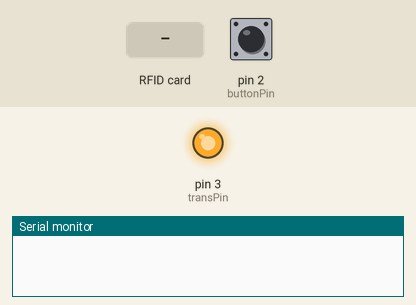
Bench run of a sketch on a simulated Arduino Uno, built with avr-gcc and run on an emulated ATmega328P. Parts: output pins drawn as LEDs (lit = HIGH), the last lines printed to the serial monitor. Inputs (shaded band) come from the test bench; at power-on: pin 2 (buttonPin) HIGH.

Above: at 1.2 s.
1.3 s: pin 2 (buttonPin) pulled LOW for 0.15 s
At 2.5 s:
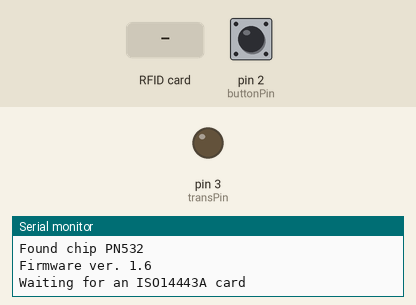
2.9 s: RFID card 5E 7A 19 C4 held to the reader
At 4.1 s:
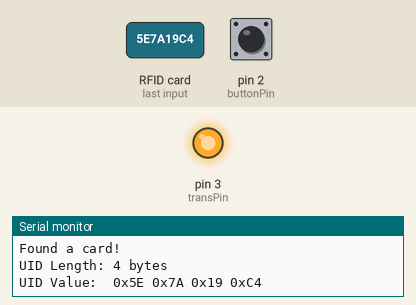
4.4 s: pin 2 (buttonPin) pulled LOW for 1 s
At 5.0 s:
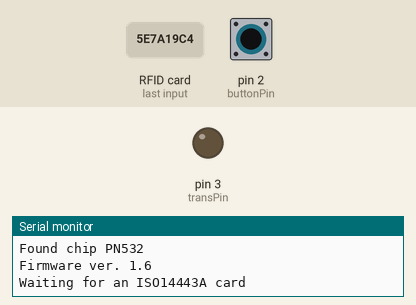
Timing chart, 0 to 7.4 s (numbered marks = the images above; inputs shaded):
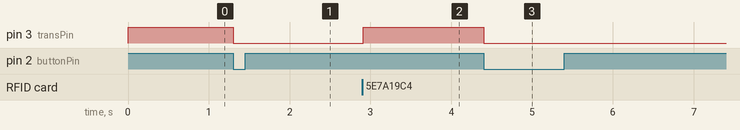

The sketch:

cardReadPullup.ino
```cpp
  #include <Wire.h>
  #include <PN532_I2C.h>
  #include <PN532.h>
  #include <NfcAdapter.h>

  PN532_I2C pn532i2c(Wire);
  PN532 nfc(pn532i2c);

const int buttonPin = 2;
const int transPin = 3;
int buttonState = 0;
bool buttonState1 = 0;
bool tranState = false;

void setup() {
  Serial.begin(115200);
  pinMode(transPin, OUTPUT);
  pinMode(buttonPin, INPUT_PULLUP);
  digitalWrite(transPin, HIGH);
}

void loop() {
  buttonState = digitalRead(buttonPin);
  //Serial.println(buttonState);
  if ((buttonState == LOW) and (buttonState1 == HIGH)) {
    tranState =!(tranState);
    Serial.println("transistor:" + String(tranState));
    digitalWrite(transPin, !tranState);

    if (tranState){
      Serial.println("Hello");

      nfc.begin();
  uint32_t versiondata = nfc.getFirmwareVersion();
  if (! versiondata) {
    Serial.print("Didn't find PN53x board");
    while (1);
  }
  Serial.print("Found chip PN5"); Serial.println((versiondata>>24) & 0xFF, HEX);
  Serial.print("Firmware ver. "); Serial.print((versiondata>>16) & 0xFF, DEC);
  Serial.print('.'); Serial.println((versiondata>>8) & 0xFF, DEC);
  nfc.setPassiveActivationRetries(0x01);
    nfc.SAMConfig();
    Serial.println("Waiting for an ISO14443A card");
    }
    }
  if(tranState){
      boolean success;
  uint8_t uid[] = { 0, 0, 0, 0, 0, 0, 0};
//  uint8_t CheckUid[4] = {144, 21, 25, 75};
  uint8_t uidLength;
  byte countLength;

  success = nfc.readPassiveTargetID(PN532_MIFARE_ISO14443A, &uid[0], &uidLength);

  if (success) {
    Serial.println("Found a card!");
    Serial.print("UID Length: ");Serial.print(uidLength, DEC);Serial.println(" bytes");
    Serial.print("UID Value: ");
    for (uint8_t i=0; i < uidLength; i++)
    {
      Serial.print(" 0x");Serial.print(uid[i], HEX);
      /*if (uidLength == 4){
        if (uid[i] == CheckUid[i]){
          countLength++;
        }
      }
    }
    if (countLength == 4){
      digitalWrite(3, HIGH);
    }
    else if(countLength != 4){
      digitalWrite(8, HIGH);
    }*/
    }
    Serial.println("");
    tranState = false;
    digitalWrite(transPin, !tranState);
    delay(1000);
    //digitalWrite(3, LOW);
    //digitalWrite(8, LOW);

  }
  else
  {
    delay(1);
    Serial.println("Timed out waiting for a card");
  }
  }

  buttonState1 = buttonState;
  delay(1);
  }
```

Measured:
- after the input at 1.3 s, pin 3 (transPin): HIGH → LOW at once
- after the input at 2.9 s, pin 3 (transPin): LOW → HIGH at once
- after the input at 4.4 s, pin 3 (transPin): HIGH → LOW at once
